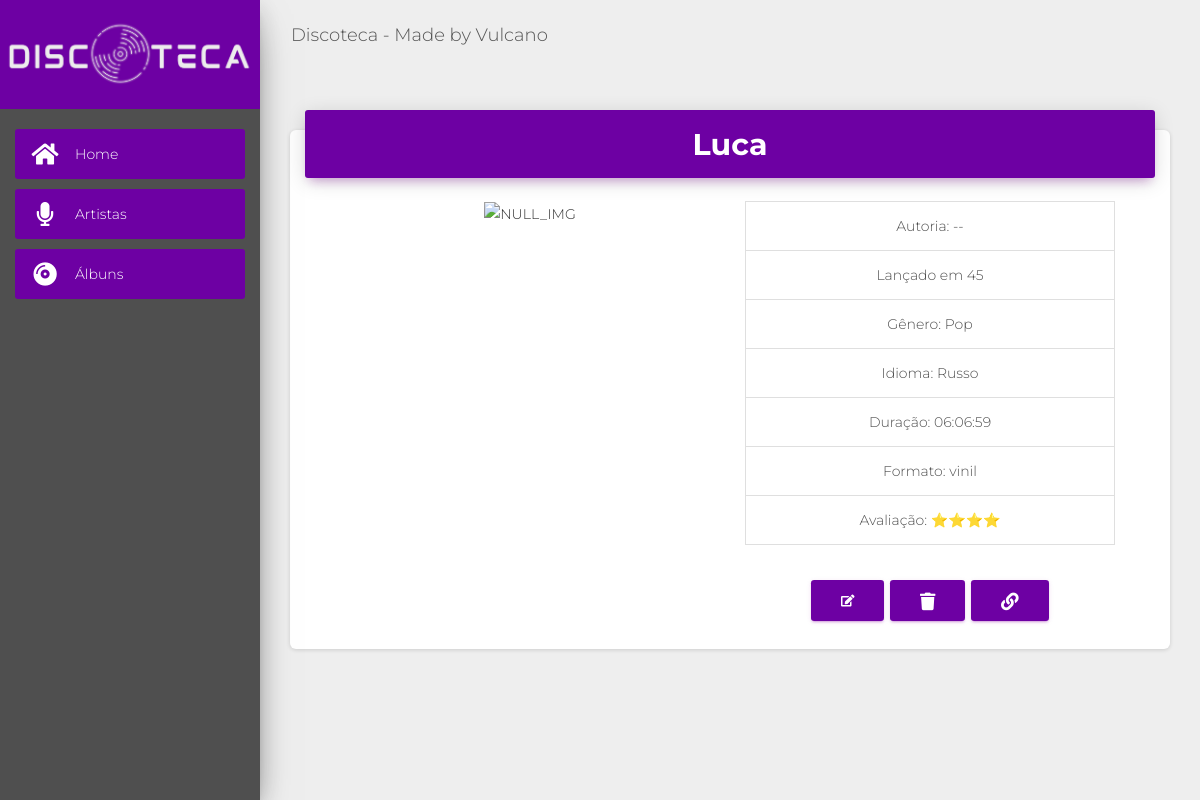
The page /album/perfil/39 on the database as committed earlier.
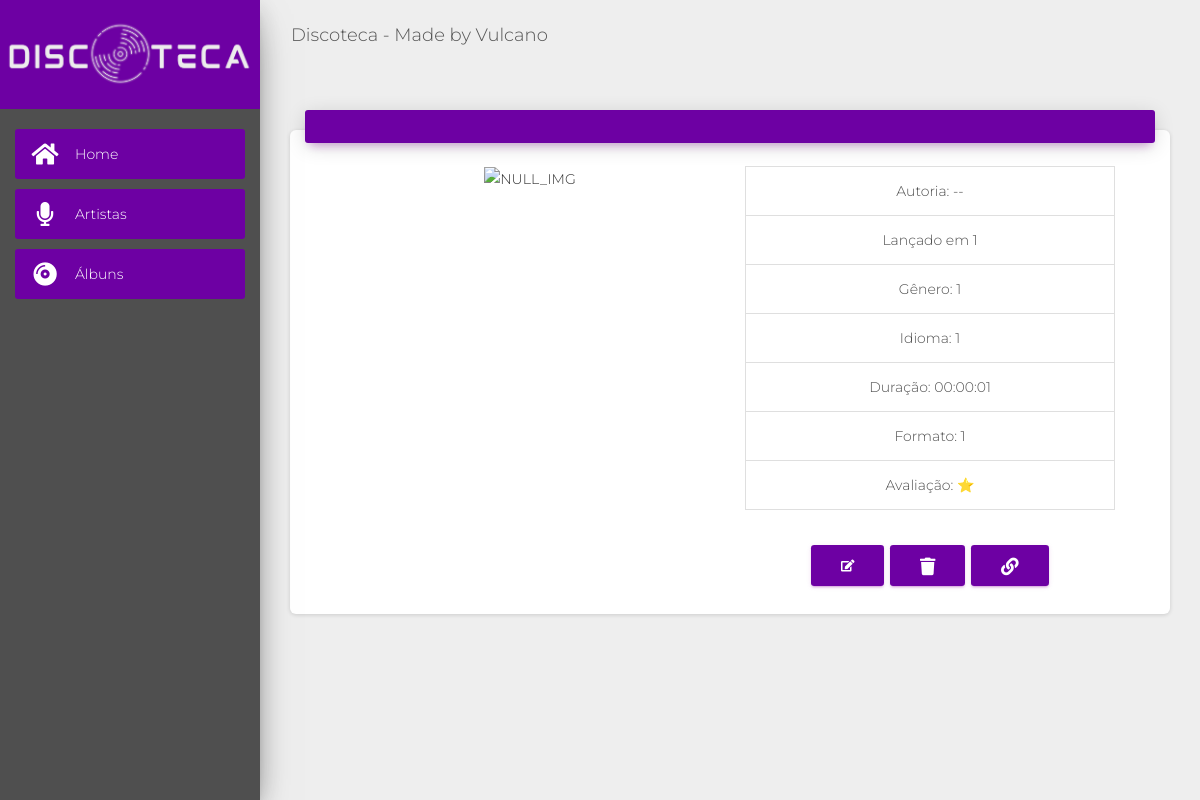
The same page on the database as committed later.
### discoteca/album/models.py (models this page shows)
class Album(db.Model):
    __tablename__ = "album"
    id              = db.Column(db.Integer, primary_key=True)
    nome            = db.Column(db.String(30), nullable=False)
    ano             = db.Column(db.Integer, nullable=False)
    img             = db.Column(db.String(2083), nullable=True)
    duracao         = db.Column(db.Time)
    genero_musical  = db.Column(db.String(30), nullable=False)
    idioma          = db.Column(db.String(30), nullable=False)
    formato         = db.Column(db.String(30), nullable=False)
    avaliacao       = db.Column(db.Integer, nullable=False)
    artistas        = db.relationship("Artista", secondary=ArtistaAlbum, back_populates="albuns")

### discoteca/album/views.py (the view)
@album.route('/perfil/<_id>', methods=['GET'])
def perfil(_id):
    album = Album.query.get_or_404(_id)
    return render_template('perfil_album.html', album=album)

### discoteca/album/templates/perfil_album.html (shortened to what this page needs)
{% extends 'base.html' %}
{% block content %}
<div class="card mb-3">
                    <div class="card-header card-header-primary text-center" >
                        <h4 class="card-title">
                            <h1 style="font-size: min(30vw, 30px);font-weight: 700;">{{album.nome}}</h1>
                        </h4>
                    </div>
                    <div class="card-body">
                        <div class="row" style="margin: auto; text-align: center; padding: 8px 20px;">
                            <div class="col-sm">
                             <img src="{% if album.img %}{{album.img}}{% else %}https://cdn.onlinewebfonts.com/svg/img_515447.png{% endif %}" onerror="this.onerror=null; this.src='https://cdn.onlinewebfonts.com/svg/img_515447.png'" alt="NULL_IMG" style="width: 100%; max-width: 400px;">
                            </div>
                            <div class="col-sm">
                            <ul id="info" style="color: #4f4f4f;" class="list-group">
                                <li class="list-group-item">Autoria: {%if album.artistas%}{%for artista in album.artistas%}<a href="{{url_for('artista.perfil',_id=artista.id)}}">{{artista.nome}}</a> {%endfor%}{%else%}--{%endif%}</li>
                                <li class="list-group-item">Lançado em {{album.ano}}</li>
                                <li class="list-group-item">Gênero: {{album.genero_musical}}</li>
                                <li class="list-group-item">Idioma: {{album.idioma}}</li>
                                <li class="list-group-item">Duração: {{album.duracao}}</li>
                                <li class="list-group-item">Formato: {{album.formato}}</li>
                                <li class="list-group-item">Avaliação: {% set x = album.avaliacao %}{% for i in range(x) %}⭐{% endfor %}</li>
                            </ul>
                            <div style="padding-top: 30px;">
                                <a href="{{url_for('album.editar',_id=album.id)}}"><button class="btn btn-primary" data-toggle="tooltip" data-placement="top" title="Editar álbum" ><i class="fas fa-edit"></i></button></a>
                                <a href="{{url_for('album.excluir',_id=album.id)}}"><button class="btn btn-primary" data-toggle="tooltip" data-placement="top" title="Excluir álbum" ><i class="fa fa-trash"></i></button></a>
                                <a href="{{url_for('album.associar_artista',_id=album.id)}}"><button class="btn btn-primary" data-toggle="tooltip" data-placement="top" title="Associar a artista" ><i class="fa fa-link" aria-hidden="true"></i></button></a>
                            </div>
                             </div>
                        </div>
                    </div>
                </div>
</div>
{% endblock content %}

Rows that differ between the two databases and show on the page:
changed Album: ano "45" → "1"; genero_musical "Pop" → "1"; idioma "Russo" → "1"; duracao "06:06:59" → "00:00:01"; formato "vinil" → "1"; nome "Luca" → (not shown); avaliacao 4 → 1 (drawn)
